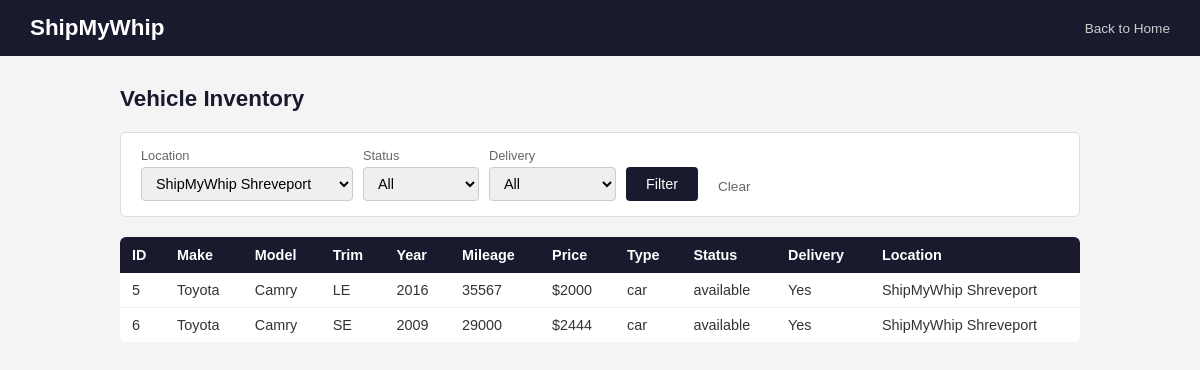
Screenshot of /pages/vehicles.php?location_id=4 with the database file from the repository.
### tables this page shows
CREATE TABLE `vehicle` (
  `vehicle_id` int(11) NOT NULL,
  `make` varchar(255) DEFAULT NULL,
  `model` varchar(255) DEFAULT NULL,
  `trim` varchar(255) DEFAULT NULL,
  `year` int(11) DEFAULT NULL,
  `mileage` int(11) DEFAULT NULL,
  `price` decimal(10,0) DEFAULT NULL,
  `type` varchar(255) DEFAULT NULL,
  `status` varchar(255) DEFAULT NULL,
  `deliver` tinyint(1) DEFAULT NULL,
  `location_id` int(11) DEFAULT NULL
);

CREATE TABLE `location` (
  `location_id` int(11) NOT NULL,
  `name` varchar(255) DEFAULT NULL,
  `address` varchar(255) DEFAULT NULL,
  `city` varchar(255) DEFAULT NULL,
  `state` varchar(255) DEFAULT NULL
);

### pages/vehicles.php (the view, shortened to what this page needs)
<?php
require '../config/database.php';
$locations = $pdo->query("SELECT location_id, name FROM LOCATION")->fetchAll();
$where  = [];
$params = [];
if (!empty($_GET['location_id'])) {
    $where[] = "v.location_id = ?";
    $params[] = $_GET['location_id'];
}
$sql = "SELECT v.*, l.name AS location_name FROM VEHICLE v JOIN LOCATION l ON v.location_id = l.location_id";
if ($where) $sql .= " WHERE " . implode(" AND ", $where);
$stmt = $pdo->prepare($sql);
$stmt->execute($params);
$vehicles = $stmt->fetchAll();
?>
<!DOCTYPE html>
<html>
<head>
  <link rel="stylesheet" href="../style.css">
</head>
<body>
<header><h1>ShipMyWhip</h1><a href="../index.php">Back to Home</a></header>
<div class="container">
  <h2>Vehicle Inventory</h2>
  <form method="GET" class="filter-form">
    <div>
      <label>Location</label>
      <select name="location_id">
        <?php foreach ($locations as $loc): ?>
          <option value="<?php echo $loc['location_id']; ?>" <?php echo ($_GET['location_id'] ?? '') == $loc['location_id'] ? 'selected' : ''; ?>><?php echo $loc['name']; ?></option>
        <?php endforeach; ?>
      </select>
    </div>
    <div>
      <label>Status</label>
      <select name="status">
        <option value="">All</option>
      </select>
    </div>
    <div>
      <label>Delivery</label>
      <select name="deliver">
        <option value="">All</option>
      </select>
    </div>
    <input type="submit" value="Filter">
    <a href="vehicles.php">Clear</a>
  </form>
  <table>
    <tr>
      <th>ID</th><th>Make</th><th>Model</th><th>Trim</th><th>Year</th>
      <th>Mileage</th><th>Price</th><th>Type</th><th>Status</th><th>Delivery</th><th>Location</th>
    </tr>
    <?php foreach ($vehicles as $v): ?>
    <tr>
      <td><?php echo $v['vehicle_id']; ?></td>
      <td><?php echo $v['make']; ?></td>
      <td><?php echo $v['model']; ?></td>
      <td><?php echo $v['trim']; ?></td>
      <td><?php echo $v['year']; ?></td>
      <td><?php echo $v['mileage']; ?></td>
      <td>$<?php echo $v['price']; ?></td>
      <td><?php echo $v['type']; ?></td>
      <td><?php echo $v['status']; ?></td>
      <td><?php echo $v['deliver'] ? 'Yes' : 'No'; ?></td>
      <td><?php echo $v['location_name']; ?></td>
    </tr>
    <?php endforeach; ?>
  </table>
</div>
</body>
</html>

### style.css (style rules this page uses)
* { box-sizing: border-box; margin: 0; padding: 0; }
body { font-family: Arial, sans-serif; background: #f4f4f4; color: #333; }
header { background: #1a1a2e; color: white; padding: 15px 30px; display: flex; align-items: center; justify-content: space-between; }
header h1 { font-size: 1.4rem; }
header a { color: #ccc; text-decoration: none; font-size: 0.85rem; }
.container { max-width: 1000px; margin: 30px auto; padding: 0 20px; }
h2 { margin-bottom: 20px; font-size: 1.4rem; color: #1a1a2e; }
form { background: white; padding: 20px; border-radius: 6px; border: 1px solid #ddd; margin-bottom: 20px; }
form label, form input[type="text"], form input[type="password"], form input[type="email"], form input[type="number"], form input[type="date"], form input[type="month"], form select { display: block; width: 100%; margin-bottom: 12px; }
form input[type="text"], form input[type="password"], form input[type="email"], form input[type="number"], form input[type="date"], form input[type="month"], form select { padding: 8px 10px; border: 1px solid #ccc; border-radius: 4px; font-size: 0.95rem; }
input[type="submit"], button { background: #1a1a2e; color: white; border: none; padding: 9px 20px; border-radius: 4px; cursor: pointer; font-size: 0.9rem; }
table { width: 100%; border-collapse: collapse; background: white; border-radius: 6px; overflow: hidden; font-size: 0.9rem; }
table th { background: #1a1a2e; color: white; padding: 10px 12px; text-align: left; }
table td { padding: 9px 12px; border-bottom: 1px solid #eee; }
table tr:last-child td { border-bottom: none; }
.filter-form { background: white; padding: 15px 20px; border-radius: 6px; border: 1px solid #ddd; margin-bottom: 20px; display: flex; flex-wrap: wrap; gap: 10px; align-items: flex-end; }
.filter-form select, .filter-form input[type="date"], .filter-form input[type="month"] { padding: 7px 10px; border: 1px solid #ccc; border-radius: 4px; font-size: 0.9rem; width: auto; margin-bottom: 0; }
.filter-form label { font-size: 0.8rem; color: #666; margin-bottom: 4px; display: block; width: auto; }
.filter-form a { color: #666; font-size: 0.85rem; text-decoration: none; padding: 7px 10px; }

### rows the page displays
vehicle: vehicle_id "5", make "Toyota", model "Camry", trim "LE", year "2016", mileage "35567", price "2000", type "car", status "available", deliver "Yes", location.name "ShipMyWhip Shreveport"
vehicle: vehicle_id "6", make "Toyota", model "Camry", trim "SE", year "2009", mileage "29000", price "2444", type "car", status "available", deliver "Yes", location.name "ShipMyWhip Shreveport"

### other values shown
form field location_id "ShipMyWhip Shreveport"
